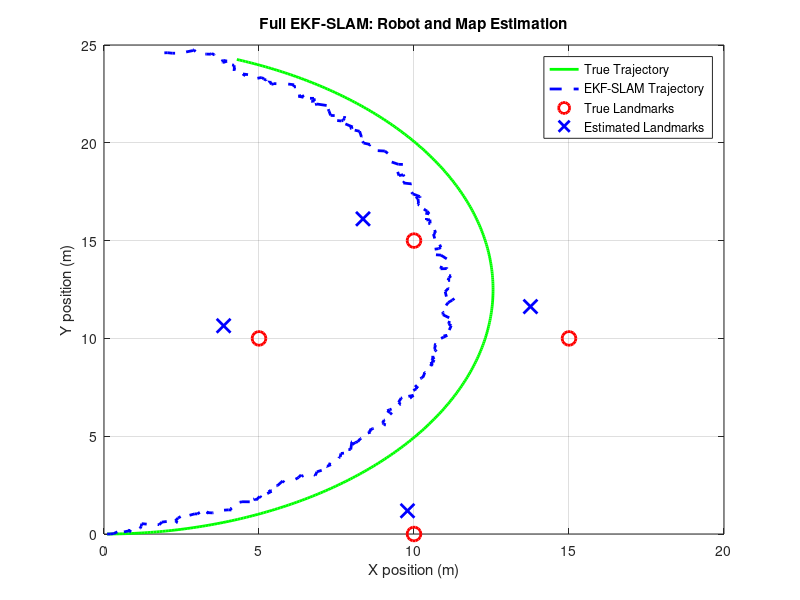

Write MATLAB code to recreate this figure.
clc;
clear;
close all;

%% ============================================================
% FULL EKF-SLAM (Robot Pose + Landmark Map Estimation)
% State: [x y theta xL1 yL1 xL2 yL2 ...]'
% ============================================================

%% Simulation parameters
dt = 0.1;
N  = 350;

%% Control inputs
v = 1.0;
w = 0.08;

%% True landmark positions (UNKNOWN to filter)
landmarks_true = [ 5  10  15  10;
                  10   0  10  15];
numL = size(landmarks_true,2);

%% Noise covariances
R = diag([0.01 0.01 0.005]);   % Robot motion noise
Q = diag([0.1 0.01]);          % Measurement noise

%% Initial true robot state
x_true = [0; 0; 0];

%% Initial EKF-SLAM state (robot only)
u_0 = zeros(3 + 2*numL, 1); 

robot_pose_block = zeros(3, 3);
landmark_block = diag(ones(2*numL, 1) * 1e6); % Very high uncertainty 

Sigma_0 = blkdiag(robot_pose_block, landmark_block); % (3+2N)x(3+2N) matrix

%% Landmark initialization flag
landmark_initialized = false(1, numL);

%% Data storage
true_path = zeros(3,N);
est_path  = zeros(3,N);

%% ============================================================
% Main EKF-SLAM Loop
% ============================================================

u_t_1 = u_0;
Sigma_t_1 = Sigma_0;

I_1 = eye(3);
Z = zeros(3, 2*numL);
F_x = [I_1, Z];
R_new = F_x' * R * F_x;
I_2 = eye(3 + 2*numL);

for k = 1:N
    
        %% -------- TRUE ROBOT MOTION --------
    x_true = x_true + ...
        [v*dt*cos(x_true(3));
         v*dt*sin(x_true(3));
         w*dt];
    
        %% -------- EKF PREDICTION --------
              
    u_t_predicted = u_t_1 +  F_x' * [v*dt*cos(u_t_1(3));
                           v*dt*sin(u_t_1(3));
                           w*dt];
     
    p = [0 0 -v*dt*sin(u_t_1(3));
         0 0  v*dt*cos(u_t_1(3));
         0 0  0];
    G_t = I_2 + F_x' * p * F_x;
    Sigma_t_predicted = G_t * Sigma_t_1 * G_t' + R_new;
    
    %% -------- EKF UPDATE (FOR EACH LANDMARK) --------
    for i = 1:numL
        
        % True measurement
        dx = landmarks_true(1,i) - x_true(1);
        dy = landmarks_true(2,i) - x_true(2);
        r  = sqrt(dx^2 + dy^2);
        b  = atan2(dy, dx) - x_true(3);

        z = [r; b] + sqrt(Q)*randn(2,1);
        
        idx = 3 + 2*i - 1;   % Landmark index in state
        
        %% ---- Initialize landmark if unseen ----
        if ~landmark_initialized(i)
            u_jx = u_t_predicted(1) + z(1) * cos(z(2) + u_t_predicted(3));
            u_jy = u_t_predicted(2) + z(1) * sin(z(2) + u_t_predicted(3));
            
            u_t_predicted(idx) = u_jx;
            u_t_predicted(idx+1) = u_jy;
            
            landmark_initialized(i) = true;
            continue;
        end
        
        delta_x = u_t_predicted(idx) - u_t_predicted(1);
        delta_y = u_t_predicted(idx+1) - u_t_predicted(2);
        
        delta = [delta_x;
                 delta_y];
        q = delta' * delta;
        
        z_pred = [sqrt(q);
                  atan2(delta_y, delta_x) - u_t_predicted(3)];

        P1 = [eye(3); zeros(2, 3)];
        P2 = zeros(5, 2*i - 2);
        P3 = [zeros(3, 2); eye(2)];
        P4 = zeros(5, 2*numL - 2*i);

        % Concatenate all parts 
        F_xj = [P1, P2, P3, P4];
        
        h_it = (1/q) * [ -sqrt(q)*delta_x, -sqrt(q)*delta_y,  0,  sqrt(q)*delta_x,  sqrt(q)*delta_y;
                  delta_y,         -delta_x,        -q, -delta_y,          delta_x ];

        H_it = h_it * F_xj;
        
        % Kalman gain
        S = H_it * Sigma_t_predicted *  H_it' + Q;
        K = (Sigma_t_predicted * H_it') / S;
        
        % Update
        
        Z_ = z - z_pred;
        Z_(2) = atan2(sin(Z_(2)), cos(Z_(2)));
        
        u_t_predicted = u_t_predicted + K * (Z_);
        Sigma_t_predicted = (eye(3+2*numL) - K * H_it) * Sigma_t_predicted;
    end
    
    u_t_corrected = u_t_predicted;
    u_t_1 = u_t_corrected;
    
    Sigma_t_corrected = Sigma_t_predicted;
    Sigma_t_1 = Sigma_t_corrected;
    
    true_path(:,k) = x_true;
    est_path(:,k)  = u_t_corrected(1:3);

end 

%% ============================================================
% PLOTTING
% ============================================================

figure;
plot(true_path(1,:), true_path(2,:), 'g-', 'LineWidth', 2); hold on;
plot(est_path(1,:), est_path(2,:), 'b--', 'LineWidth', 2);
plot(landmarks_true(1,:), landmarks_true(2,:), 'ro', 'MarkerSize', 10, 'LineWidth', 2);

% Plot estimated landmarks
for i = 1:numL
    idx = 3 + 2*i - 1;
    plot(u_t_corrected(idx), u_t_corrected(idx+1), 'bx', 'MarkerSize', 10, 'LineWidth', 2);
end

grid on;
xlabel('X position (m)');
ylabel('Y position (m)');
legend('True Trajectory','EKF-SLAM Trajectory','True Landmarks','Estimated Landmarks');
title('Full EKF-SLAM: Robot and Map Estimation');
